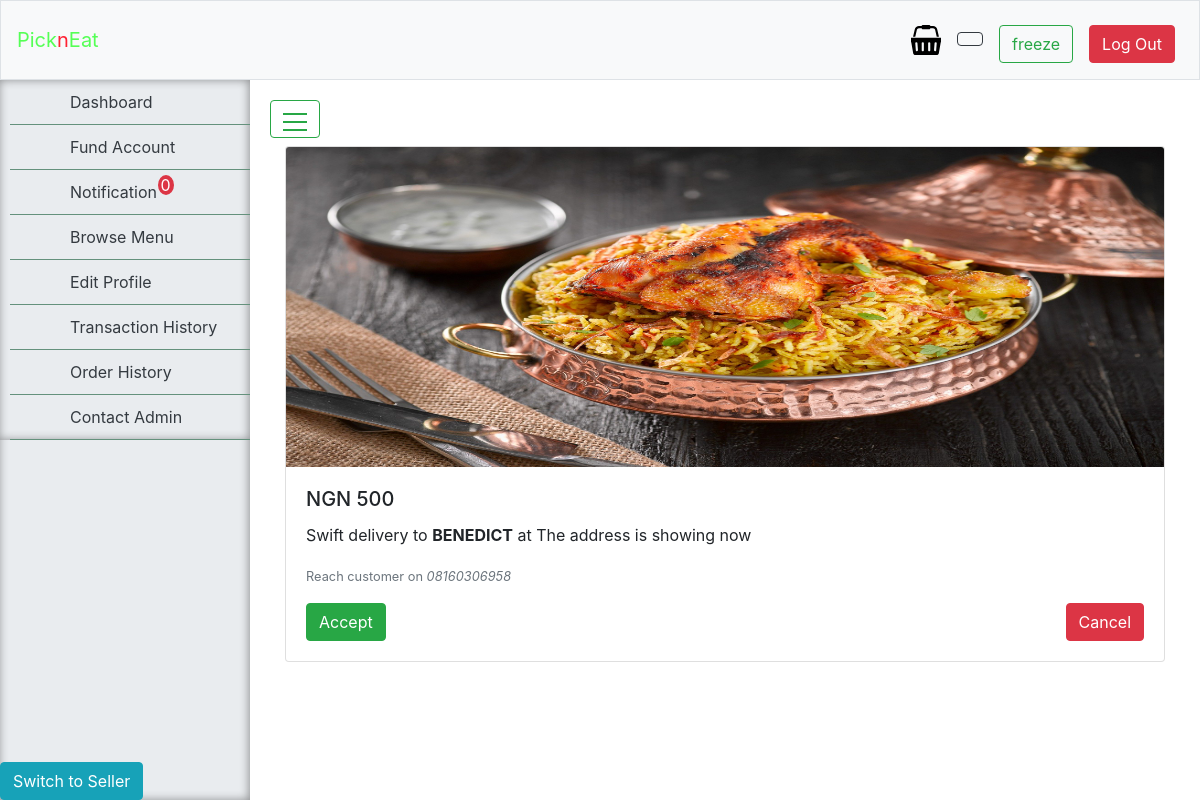
The page /manage_order/111 (signed in) on the database its author committed.
### tables this page shows
CREATE TABLE "orders" (
	"id"	INTEGER NOT NULL PRIMARY KEY AUTOINCREMENT UNIQUE,
	"user"	TEXT NOT NULL,
	"vendor"	TEXT NOT NULL,
	"price"	INTEGER NOT NULL,
	"quantity"	INTEGER NOT NULL,
	"total_cost"	INTEGER NOT NULL,
	"status"	TEXT NOT NULL DEFAULT 'pending',
	"time_stamp"	TEXT NOT NULL
);

CREATE TABLE "users" (
	"id"	INTEGER NOT NULL PRIMARY KEY AUTOINCREMENT UNIQUE,
	"full_name"	TEXT NOT NULL,
	"username"	TEXT NOT NULL,
	"email"	TEXT NOT NULL,
	"phone_number"	TEXT NOT NULL,
	"address"	TEXT NOT NULL,
	"user_type"	TEXT NOT NULL,
	"password"	TEXT NOT NULL,
	"user_image"	TEXT,
	"balance"	INTEGER NOT NULL DEFAULT 0,
	"status"	TEXT NOT NULL DEFAULT 'active',
	"time_stamp"	TEXT NOT NULL,
	"business_name"	TEXT DEFAULT 'None',
	"business_address"	TEXT DEFAULT 'None',
	"business_number"	TEXT DEFAULT 'None',
	"user_view"	TEXT DEFAULT 'user',
	"cart"	TEXT DEFAULT '-',
	"application"	TEXT
);

### router/router.py (the view)
    @app.route("/manage_order/<id>")
    @login_required
    @vendor_route_guard
    def manage_single_order(id):
        return manage_single_order_handler(id, database)

### application.py (called while the page is built)
@app.after_request
def after_request(response):
    response.headers["Cache-Control"] = "no-cache, no-store, must-revalidate"
    response.headers["Expires"] = 0
    response.headers["Pragma"] = "no-cache"
    return response

### controllers/order.py (called while the page is built)
def manage_single_order_handler(id, database):
    order = database.execute("SELECT * FROM orders WHERE id=:id", id=int(id))
    user = database.execute("SELECT * FROM users WHERE username=:username", username=order[0]["user"])
    return render_template("single_order.html", order=order[0], user=user[0])

### controllers/user.py (called while the page is built)
def login_required(f):
    @wraps(f)
    def decorated_function(*args, **kwargs):
        if not session.get("username"):
            return redirect("/login")
        return f(*args, **kwargs)
    return decorated_function

def vendor_route_guard(f):
    @wraps(f)
    def decorated_function(*args, **kwargs):
        if session["user_type"] != "vendor":
            session.clear()
            flash("Out of bound, please login", "danger")
            return redirect("/login")
        return f(*args, **kwargs)
    return decorated_function

### templates/single_order.html (shortened to what this page needs)
{%extends "layout2.html" %}
    {% block main %}
          <div class="card mb-3">
                <img src="/static/images/login-page.jpg" class="card-img-top" alt="Error Fetching Image" style="height:40vh" >
                <div class="card-body">
                  <h5 class="card-title">NGN {{order["total_cost"]}}</h5>
                  <p class="card-text">Swift delivery to <strong>{{user["full_name"].upper()}}</strong> at {{user["address"]}} </p>
                  <p class="card-text"><small class="text-muted">Reach customer on <i>{{user["phone_number"]}}</i> </small></p>
                  <a href="/accept_order/{{order['id']}}"><input type="button" class="btn btn-success" value="Accept"></a>
                  <a href="/cancel_order/{{order['id']}}"><input type="button" class="btn btn-danger float-right" value="Cancel"></a>
                </div>
              </div>
    {% endblock %}

### static/styles.css (style rules this page uses)
a:link { text-decoration: none; }

### rows shown on the page
orders: total_cost "500"
users: full_name "BENEDICT", address "The address is showing now", phone_number "08160306958"

### other values the page prints
{{ session["username"] }} "freeze"
